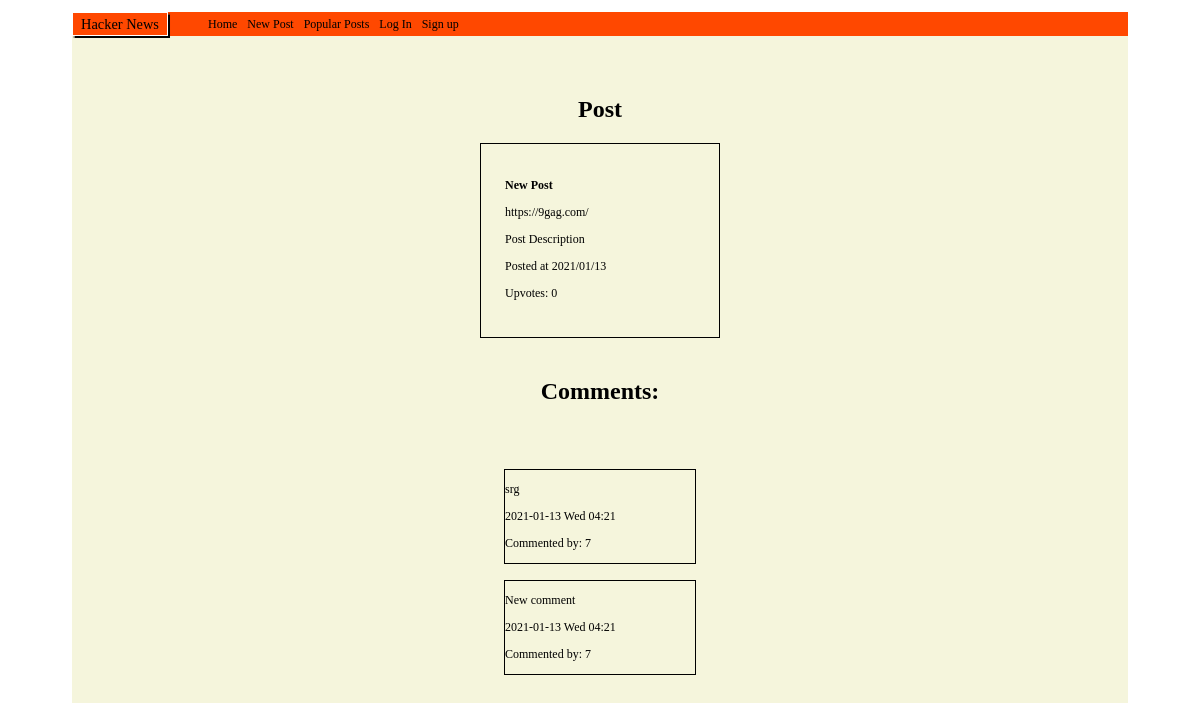
Page /comments.php?id=13 on the earlier database version.
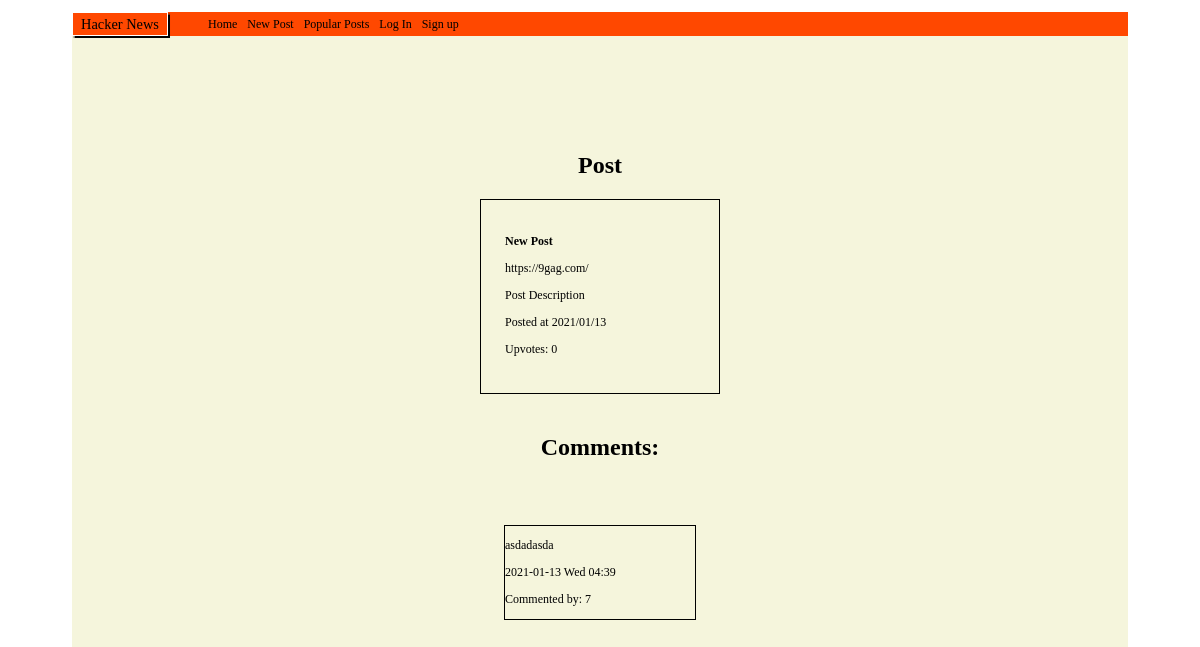
Same page on the later database version.
### tables this page shows
CREATE TABLE Posts (
	id integer PRIMARY KEY AUTOINCREMENT,
	title string,
	description string,
	post_url varchar,
	post_date datetime,
	user_id varchar,
	user_username varchar
);

CREATE TABLE Comments (
	comment string,
	comment_date datetime,
	user_id integer,
	post_id integer,
	id integer PRIMARY KEY AUTOINCREMENT
);

### web/functions/postsFunction.php (called while the page is built, shortened)
<?php
function fetchPostbyId($pdo, $postId)
{
    $statement = $pdo->prepare("SELECT * FROM Posts WHERE id = :postId");
    $statement->bindParam(':postId', $postId);
    $statement->execute();
    $post = $statement->fetch(PDO::FETCH_ASSOC);
    return $post;
}

### web/functions/upvoteFunctions.php (called while the page is built, shortened)
<?php
function countUpvotes($pdo, $postId)
{
    $statement = $pdo->prepare('SELECT COUNT(*) FROM Likes WHERE post_id = :postId');
    $statement->bindParam(':postId', $postId, PDO::PARAM_INT);
    $statement->execute();
    $upvotes = $statement->fetch(PDO::FETCH_ASSOC);
    return $upvotes['COUNT(*)'];
}

### web/functions/commentsFunction.php (called while the page is built, shortened)
<?php
function fetchPostsComments($pdo, $postId)
{
    $statement = $pdo->prepare("SELECT Comments.*, Users.username
    FROM Comments
    INNER JOIN Users
    ON Comments.user_id = Users.id
    WHERE post_id = :postId
    ORDER BY Comments.post_id DESC");
    $statement->BindParam(':postId', $postId, PDO::PARAM_INT);
    $statement->execute();
    $userComments = $statement->fetchAll(PDO::FETCH_ASSOC);
    return $userComments;
}

### comments.php (the view, shortened to what this page needs)
<?php require __DIR__ . '/homepage/header.php'; ?>
<?php require __DIR__ . '/homepage/navbar.php'; ?>
<?php
if (isset($_GET['id'])) {
    $postId = $_GET['id'];
    $post = fetchPostbyId($pdo, $postId);
    $countUpvotes = countUpvotes($pdo, $postId);
    $userComments = fetchPostsComments($pdo, $postId);
}
?>
<section>
    <div class="comment_form">
        <h1 class="post_comment_title">Post</h1>
        <div class="post_info">
            <h2><?= $post['title'] ?></h2>
            <p> <a href="<?= $post['post_url'] ?>"><?= $post['post_url'] ?> </a></p>
            <p><?= $post['description'] ?></p>
            <p>Posted at <?= $post['post_date'] ?></p>
            <p> Upvotes: <?php echo $countUpvotes; ?></p>
        </div>
        <h5 class="post_comment_title">Comments:</h5>
        <div class="user_comments">
            <?php foreach ($userComments as $userComment) : ?>
                <div class="comment_container">
                    <p><?= $userComment['comment']; ?></p>
                    <p><?= $userComment['comment_date']; ?></p>
                    <p> Commented by: <?= $userComment['user_id']; ?></p>
                </div>
            <?php endforeach; ?>
        </div>
    </div>
</section>

### homepage/header.php (shortened to what this page needs)
<!DOCTYPE html>
<html lang="en">
<head>
    <link rel="stylesheet" href="/CSS Assests/index.css">
    <link rel="stylesheet" href="/CSS Assests/navBar.css">
    <link rel="stylesheet" href="/CSS Assests/footer.css">
    <link rel="stylesheet" href="/css assests/profile.css">
    <link rel="stylesheet" href="/css assests/settings.css">
    <link rel="stylesheet" href="/css assests/signUp.css">
    <link rel="stylesheet" href="/css assests/postCreator.css">
    <link rel="stylesheet" href="/css assests/loginPage.css">
    <link rel="stylesheet" href="/css assests/comments.css">
</head>

### homepage/navbar.php
<body>
    <div class="top_nav">
        <p class="page_title">Hacker News</p>
        <ul class="nav_bar">
            <li>
                <a <?php echo $_SERVER['SCRIPT_NAME'] === '/index.php' ? 'active' : ''; ?>" href="/index.php">Home</a>
            </li>
            <li>
                <a href="/postCreator.php"> New Post </a>
            </li>
            <li>
                <a <?php echo $_SERVER['SCRIPT_NAME'] === '/popularPosts.php' ? 'active' : ''; ?>" href="/popularPosts.php">Popular Posts</a>
            </li>
            <?php if (isset($_SESSION['user'])) : ?>
                <li>
                    <a href="/profile.php?username=<?php echo $_SESSION['user']['username']; ?>"> <?php echo $_SESSION['user']['username']; ?> </a>
                </li>
                <?php if (isset($_SESSION['user'])) : ?>
                    <li>
                        <a href="web/user/logout.php">Log Out</a>
                    </li>
                <?php endif; ?>
            <?php else : ?>
                <li>
                    <a href="loginPage.php">Log In</a>
                </li>
                <li>
                    <a href="signUp.php">Sign up</a>
                </li>
            <?php endif; ?>
        </ul>
    </div>

### css assests/index.css (style rules this page uses)
* { box-sizing: border-box; font-size: 12px; }
body { height: 100vh; margin: 0; padding-top: 1rem; padding-left: 6rem; padding-right: 6rem; }

### css assests/navBar.css (style rules this page uses)
.top_nav { display: flex; align-items: center; flex-direction: row; width: 100%; background-color: rgb(255, 72, 0); height: 2rem; }
ul { display: flex; align-items: center; justify-content: space-between; gap: 10px; list-style: none; }
.page_title { display: flex; justify-content: center; align-items: center; font-size: 1.2rem; border: solid 1px white; box-shadow: 1px 1px 1px 0.5px black; height: 2rem; width: 8rem; }
a { text-decoration: none; color: black; }

### css assests/comments.css (style rules this page uses)
.comment_form { height: 90vh; background-color: beige; display: flex; justify-content: center; align-items: center; flex-direction: column; }
.post_info { box-sizing: border-box; border: solid 1px black; padding: 2rem; width: 20rem; }
.user_comments { box-sizing: border-box; padding: 2rem; width: 20rem; }
.comment_container { margin-bottom: 16px; border: solid 1px black; }
.post_comment_title { font-size: 2rem; display: flex; justify-content: center; align-items: center; }

Differences in the rows shown:
removed comments: comment "srg", comment_date "2021-01-13 Wed 04:21", user "7"
removed comments: comment "New comment", comment_date "2021-01-13 Wed 04:21", user "7"
added comments: comment "asdadasda", comment_date "2021-01-13 Wed 04:39", user "7"
